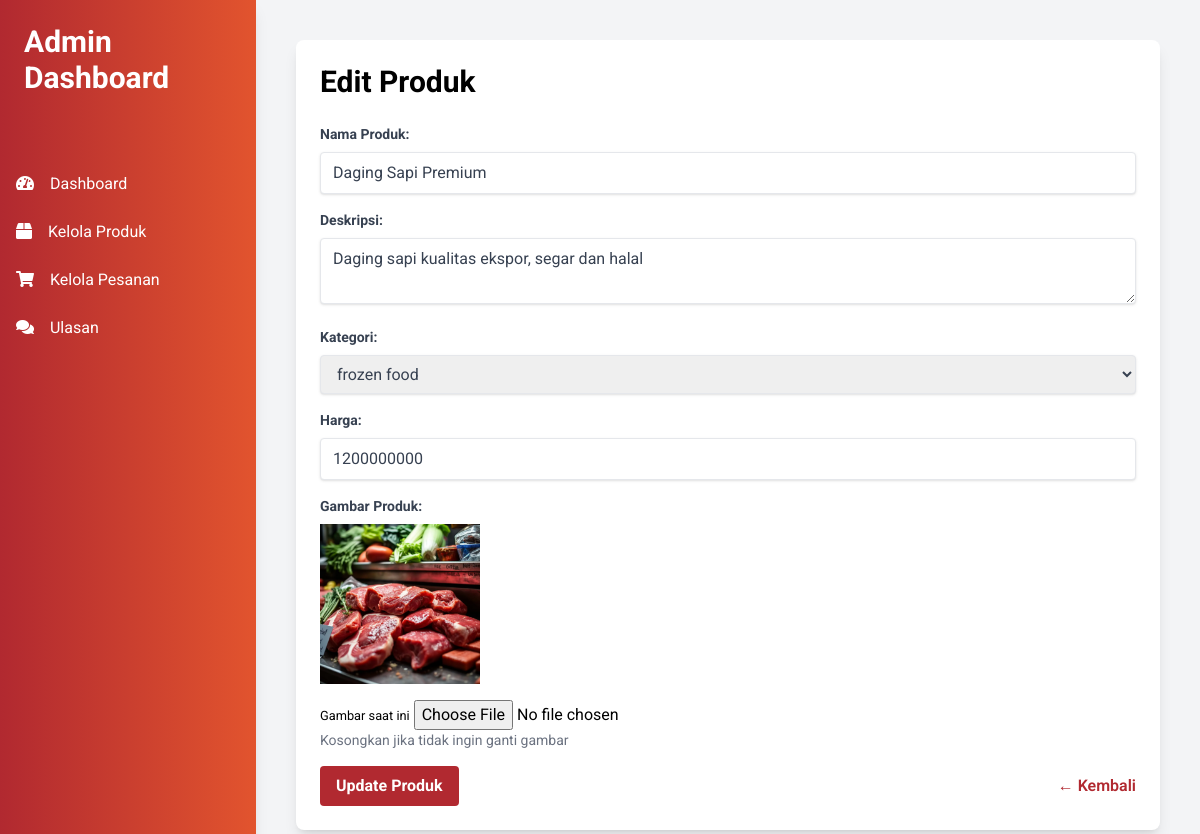
The page /apm/admin/edit_produk.php?id=1 (signed in) on the database its author committed.
### tables this page shows
CREATE TABLE `products` (
  `id` int(11) NOT NULL,
  `name` varchar(100) DEFAULT NULL,
  `description` text DEFAULT NULL,
  `price` int(11) DEFAULT NULL,
  `image` varchar(255) DEFAULT NULL,
  `category` varchar(100) NOT NULL DEFAULT 'Uncategorized'
);

### apm/admin/edit_produk.php (the view, shortened to what this page needs)
<!DOCTYPE html>
<html>
<head>
    <script src="https://cdn.tailwindcss.com"></script>
    <link href="https://cdnjs.cloudflare.com/ajax/libs/font-awesome/5.15.3/css/all.min.css" rel="stylesheet"/>
</head>
<body class="bg-gray-100">
    <div class="flex min-h-screen">
        <div class="w-64 bg-gradient-to-r from-[#B12930] to-[#e2542e] text-white shadow-lg">
            <div class="p-6">
                <h1 class="text-3xl font-bold">Admin Dashboard</h1>
            </div>
            <nav class="mt-10">
                <a href="dashboard.php" class="block py-3 px-4 rounded transition duration-200 hover:bg-[#B12930]">
                    <i class="fas fa-tachometer-alt mr-3"></i> Dashboard
                </a>
                <a href="kelola_produk.php" class="block py-3 px-4 rounded transition duration-200 hover:bg-[#B12930]">
                    <i class="fas fa-box mr-3"></i> Kelola Produk
                </a>
                <a href="kelola_pesanan.php" class="block py-3 px-4 rounded transition duration-200 hover:bg-[#B12930]">
                    <i class="fas fa-shopping-cart mr-3"></i> Kelola Pesanan
                </a>
                <a href="ulasan.php" class="block py-3 px-4 rounded transition duration-200 hover:bg-[#B12930]">
                    <i class="fas fa-comments mr-3"></i> Ulasan
                </a>
            </nav>
        </div>
        <div class="flex-1 p-10">
            <div class="bg-white p-6 rounded-lg shadow-lg">
                <h2 class="text-3xl font-bold mb-6">Edit Produk</h2>
                <?php
                include '../db_connect.php';
                $id = $_GET['id'];
                $query = mysqli_query($conn, "SELECT * FROM products WHERE id = '$id'");
                $data = mysqli_fetch_assoc($query);
                ?>
                <form method="POST" enctype="multipart/form-data">
                    <div class="mb-4">
                        <label class="block text-gray-700 text-sm font-bold mb-2">Nama Produk:</label>
                        <input type="text" name="name" value="<?= htmlspecialchars($data['name']); ?>" class="shadow border rounded w-full py-2 px-3 text-gray-700 focus:outline-none focus:shadow-outline" required>
                    </div>
                    <div class="mb-4">
                        <label class="block text-gray-700 text-sm font-bold mb-2">Deskripsi:</label>
                        <textarea name="description" class="shadow border rounded w-full py-2 px-3 text-gray-700 focus:outline-none focus:shadow-outline" required><?= htmlspecialchars($data['description']); ?></textarea>
                    </div>
                    <div class="mb-4">
                        <label class="block text-gray-700 text-sm font-bold mb-2">Kategori:</label>
                        <select name="category" class="shadow border rounded w-full py-2 px-3 text-gray-700 focus:outline-none focus:shadow-outline" required>
                            <?php
                            $categories = $conn->query("SELECT * FROM categories ORDER BY name ASC");
                            while ($cat = $categories->fetch_assoc()):
                            ?>
                                <option value="<?= htmlspecialchars($cat['name']) ?>" <?= $cat['name'] === $data['category'] ? 'selected' : '' ?>>
                                    <?= htmlspecialchars($cat['name']) ?>
                                </option>
                            <?php endwhile; ?>
                        </select>
                    </div>
                    <div class="mb-4">
                        <label class="block text-gray-700 text-sm font-bold mb-2">Harga:</label>
                        <input type="number" name="price" value="<?= $data['price']; ?>" class="shadow border rounded w-full py-2 px-3 text-gray-700 focus:outline-none focus:shadow-outline" required>
                    </div>
                    <div class="mb-4">
                        <label class="block text-gray-700 text-sm font-bold mb-2">Gambar Produk:</label>
                        <?php if ($data['image']) : ?>
                            <img src="../<?= $data['image']; ?>" alt="Gambar produk" class="mb-2 w-40">
                            <small>Gambar saat ini</small>
                        <?php endif; ?>
                        <input type="file" name="image" class="mt-2">
                        <p class="text-sm text-gray-500">Kosongkan jika tidak ingin ganti gambar</p>
                    </div>
                    <div class="flex items-center justify-between">
                        <button type="submit" name="update" class="bg-[#B12930] hover:bg-[#e2542e] text-white font-bold py-2 px-4 rounded focus:outline-none focus:shadow-outline">
                            Update Produk
                        </button>
                        <a href="kelola_produk.php" class="text-[#B12930] font-semibold hover:underline">← Kembali</a>
                    </div>
                </form>
            </div>
        </div>
    </div>
</body>
</html>

### apm/admin/edit_produk.php (style rules this page uses)
body { font-family: 'Roboto', sans-serif; }

### rows shown on the page
products: name "Daging Sapi Premium", description "Daging sapi kualitas ekspor, segar dan halal", price "1200000000", image (picture)

### other values the page prints
form field category "frozen food"
